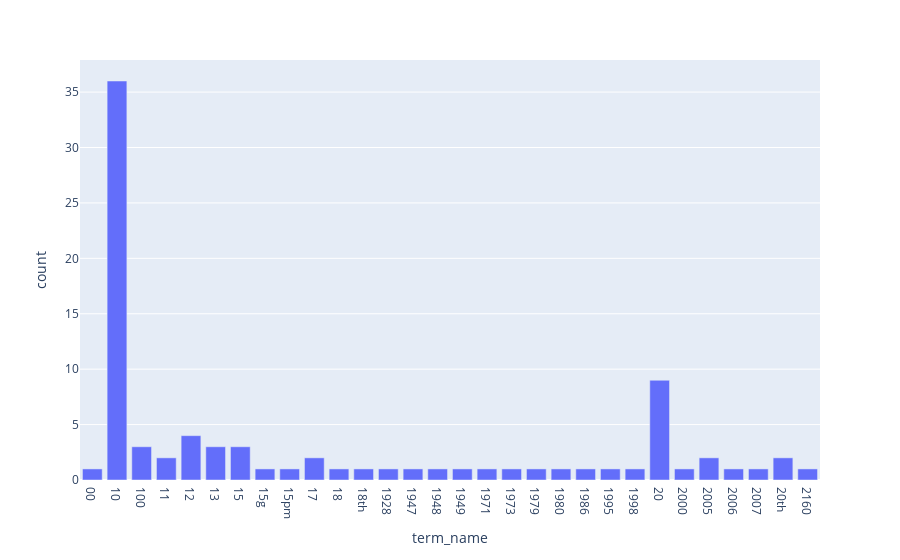

Notebook cell for this chart:
### Markdown cell above
### >>> **Exercise 14 (take home):** 
The chart above only contains 300 vocabulary in the documents, and it's already computationally intensive to both compute and visualize. Can you efficiently reduce the number of terms you want to visualize as an exercise.

### Code cell
# Answer here
d = {'term_name': count_vect.get_feature_names_out()[:30], 'count': term_frequencies[:30]}
dateframe = pd.DataFrame(data=d)

fig = px.bar(dateframe, x='term_name', y='count')
fig.show()

### Figure 1 — Plotly figure (JSON) as saved in the notebook; plotly's stock layout.template omitted (floating-point values rounded to 4 significant figures)
{"data": [{"alignmentgroup": "True", "hovertemplate": "term_name=%{x}<br>count=%{y}<extra></extra>", "legendgroup": "", "marker": {"color": "#636efa", "pattern": {"shape": ""}}, "name": "", "offsetgroup": "", "orientation": "v", "showlegend": false, "textposition": "auto", "type": "bar", "x": ["00", "10", "100", "11", "12", "13", "15", "15g", "15pm", "17", "18", "18th", "1928", "1947", "1948", "1949", "1971", "1973", "1979", "1980", "1986", "1995", "1998", "20", "2000", "2005", "2006", "2007", "20th", "2160"], "xaxis": "x", "y": [1, 36, 3, 2, 4, 3, 3, 1, 1, 2, 1, 1, 1, 1, 1, 1, 1, 1, 1, 1, 1, 1, 1, 9, 1, 2, 1, 1, 2, 1], "yaxis": "y"}], "layout": {"barmode": "relative", "legend": {"tracegroupgap": 0}, "margin": {"t": 60}, "xaxis": {"anchor": "y", "domain": [0, 1], "title": {"text": "term_name"}}, "yaxis": {"anchor": "x", "domain": [0, 1], "title": {"text": "count"}}}}
